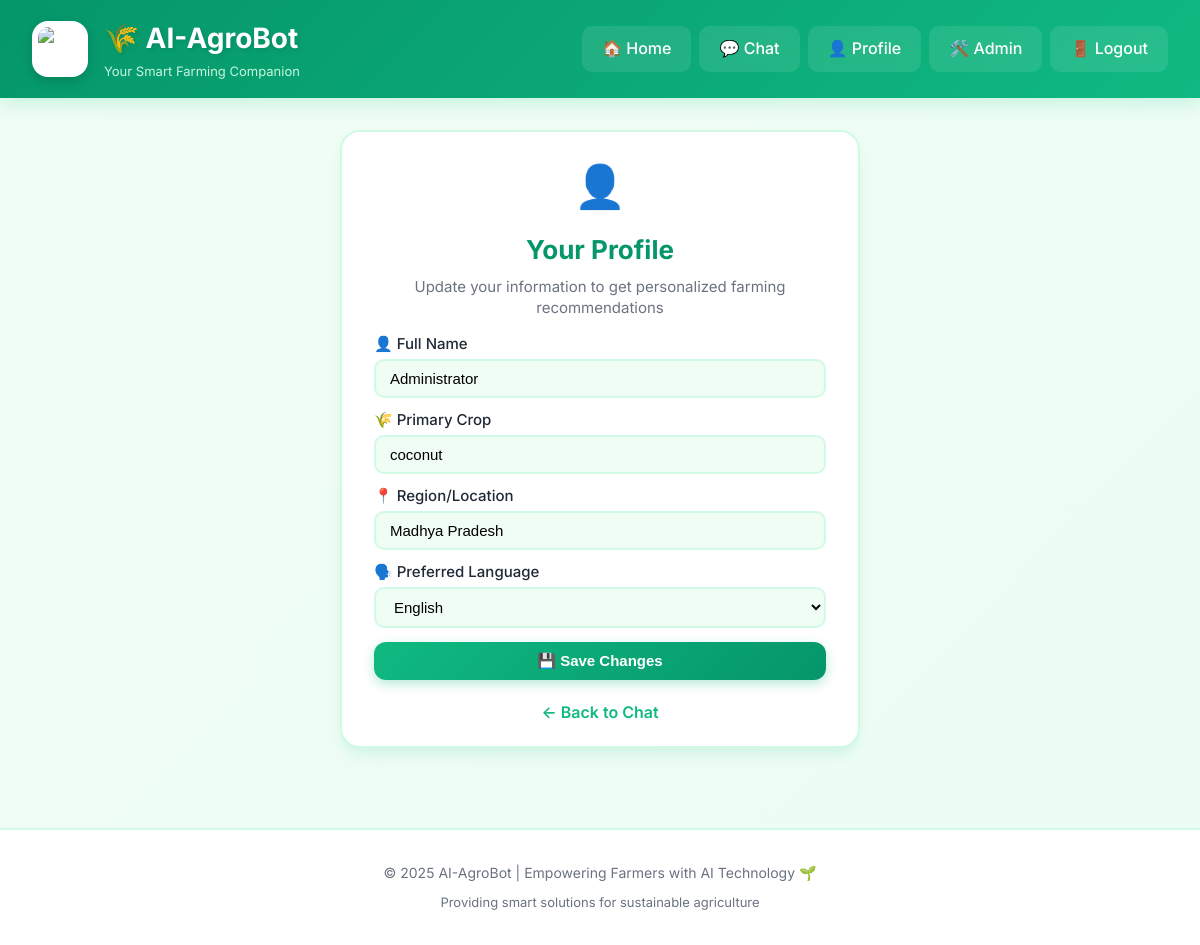
Screenshot of /profile (signed in) with the database file from the repository.
### database.py (models this page shows)
class User(UserMixin, db.Model):
    __tablename__ = "users"
    id = db.Column(db.Integer, primary_key=True)
    email = db.Column(db.String(200), unique=True, nullable=False)
    password = db.Column(db.String(200), nullable=False)
    name = db.Column(db.String(100))
    role = db.Column(db.String(20), default="farmer")
    primary_crop = db.Column(db.String(100))
    region = db.Column(db.String(100))
    preferred_language = db.Column(db.String(20), default="en")

### app.py (the view, shortened to what this page needs)
@app.route("/profile", methods=["GET","POST"])
@login_required
def profile():
    return render_template("profile.html")

### app.py (called while the page is built)
@login_manager.user_loader
def load_user(user_id):
    return db.session.get(User, int(user_id))

### templates/profile.html (shortened to what this page needs)
{% extends "base.html" %}
{% block content %}
<div class="auth-card">
  <div style="text-align: center; margin-bottom: 24px;">
    <span style="font-size: 64px;">👤</span>
  </div>
  <h2>Your Profile</h2>
  <p style="text-align: center; color: var(--text-light); margin-bottom: 28px;">
    Update your information to get personalized farming recommendations
  </p>
  <form method="post">
    <label>
      👤 Full Name
      <input name="name" value="{{ current_user.name or '' }}" placeholder="Enter your full name">
    </label>
    <label>
      🌾 Primary Crop
      <input name="primary_crop" value="{{ current_user.primary_crop or '' }}" placeholder="e.g., Rice, Wheat, Cotton">
    </label>
    <label>
      📍 Region/Location
      <input name="region" value="{{ current_user.region or '' }}" placeholder="e.g., Punjab, Maharashtra">
    </label>
    <label>
      🗣️ Preferred Language
      <select name="preferred_language">
        <option value="en" {% if current_user.preferred_language=='en' %}selected{% endif %}>English</option>
      </select>
    </label>
    <div class="actions">
      <button class="btn" type="submit" style="flex: 1;">💾 Save Changes</button>
    </div>
    <div style="text-align: center; margin-top: 20px;">
      <a href="{{ url_for('home') }}" style="color: var(--primary); text-decoration: none; font-weight: 600;">← Back to Chat</a>
    </div>
  </form>
</div>
{% endblock %}

### static/style.css (style rules this page uses)
:root { --primary: #10b981; --primary-dark: #059669; --primary-light: #d1fae5; --secondary: #84cc16; --accent: #fbbf24; --muted: #6b7280; --bg: #f0fdf4; --bg-secondary: #ecfdf5; --card: #ffffff; --text: #1f2937; --text-light: #6b7280; --border: #d1fae5; --shadow: 0 4px 6px -1px rgba(16, 185, 129, 0.1), 0 2px 4px -1px rgba(16, 185, 129, 0.06); --shadow-lg: 0 10px 15px -3px rgba(16, 185, 129, 0.1), 0 4px 6px -2px rgba(16, 185, 129, 0.05); }
* { box-sizing: border-box; margin: 0; padding: 0; }
body { font-family: 'Inter', -apple-system, BlinkMacSystemFont, 'Segoe UI', Roboto, 'Helvetica Neue', Arial, sans-serif; background: linear-gradient(135deg, #f0fdf4 0%, #ecfdf5 100%); color: var(--text); line-height: 1.6; min-height: 100vh; }
.btn, button { background: linear-gradient(135deg, var(--primary) 0%, var(--primary-dark) 100%); color: white; border: none; padding: 12px 24px; border-radius: 12px; cursor: pointer; font-weight: 600; font-size: 15px; transition: all 0.3s ease; box-shadow: 0 4px 12px rgba(16, 185, 129, 0.3); }
.auth-card { max-width: 520px; margin: 16px auto; background: var(--card); padding: 20px 32px; border-radius: 20px; box-shadow: var(--shadow-lg); border: 2px solid var(--border); }
.auth-card > div:first-child { margin-bottom: 10px !important; }
.auth-card > div:first-child span { font-size: 42px !important; }
.auth-card h2 { margin-top: 0; margin-bottom: 6px; color: var(--primary-dark); font-size: 26px; font-weight: 700; text-align: center; }
.auth-card > p { text-align: center; color: var(--text-light); margin-bottom: 14px !important; font-size: 15px; line-height: 1.4; }
.auth-card label { display: block; margin-bottom: 10px; color: var(--text); font-size: 15px; font-weight: 500; }
.auth-card input, .auth-card select, .auth-card textarea { width: 100%; padding: 9px 14px; border-radius: 10px; border: 2px solid var(--border); margin-top: 3px; font-size: 15px; transition: all 0.3s ease; background: var(--bg); }
.actions { display: flex; align-items: center; gap: 12px; margin-top: 14px; justify-content: space-between; }
.auth-card .actions button { padding: 10px 20px; font-size: 15px; }

### rows the page displays
User: name "Administrator", primary_crop "coconut", region "Madhya Pradesh", preferred_language "English"
